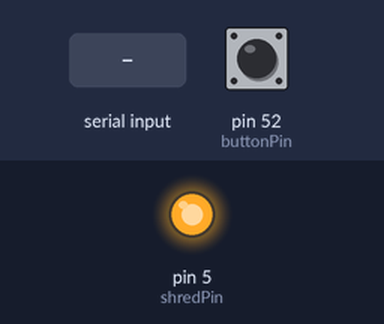
Simulated run of this sketch. Board: Arduino Mega 2560, built with avr-gcc and run on an emulated ATmega2560. On the bench: output pins drawn as LEDs (lit = HIGH). Inputs (shaded band) come from the test bench; at power-on: pin 52 (buttonPin) LOW.

Above: at 1.2 s.
1.3 s: "s" received over Serial
At 2.7 s:
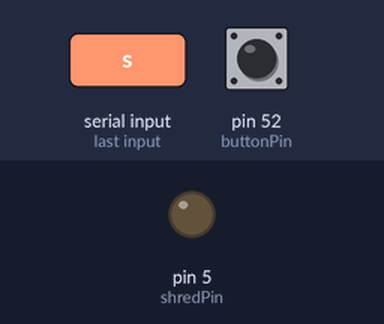
6.9 s: "t" received over Serial
At 8.2 s:
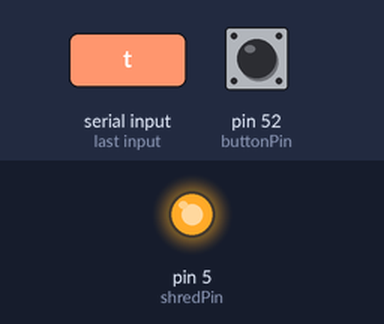
Timing chart, 0 to 9.9 s (numbered marks = the images above; inputs shaded):
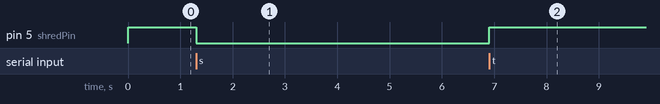

Measured:
- after the input at 1.3 s, pin 5 (shredPin): HIGH → LOW at once
- after the input at 6.9 s, pin 5 (shredPin): LOW → HIGH at once

The sketch:

from_upblind.ino
```cpp
// timer stuff
long startMillis, timerSeconds;
boolean initTimer;
boolean doStuff;
boolean buttonState;

boolean debug;
boolean arduinoTimer;


int shredPin = 5;
int buttonPin = 52;

void setup()
{
  debug = false;
  arduinoTimer = false;

  Serial.begin(9600);
  pinMode(shredPin, OUTPUT);
  pinMode(buttonPin, INPUT);
  initTimer = false;
  doStuff = false;


}

void loop()
{
  buttonState = digitalRead(buttonPin);
  if(debug) Serial.println(buttonState);

  if(buttonState){
    Serial.write('i');
    //doStuff = true;
    //Serial.println("buttonState is high!");
  }
  if(trigger() == true) doStuff = false;

  delay(5);

  if (Serial.available())
  {
    int inByte = Serial.read();

    switch (inByte) {
    case 's':     // red
      doStuff = true;
      if(debug){
        Serial.print("doStuff state is: ");
        Serial.print(doStuff);
      }
      break;
    case 't':    // green
      doStuff = false;
      if(debug){
        Serial.print("doStuff state is: ");
        Serial.print(doStuff);
      }
      break;
    case 'r':
      initTimer = false;
      break;
    }
  }
  Serial.flush();


  if(doStuff){
    digitalWrite(shredPin, LOW);

    if(arduinoTimer){
      if(!initTimer) startTimer(5);
      initTimer = true;
    }
    //Serial.println("shredding");
  }
  else{
    digitalWrite(shredPin, HIGH);
    //Serial.println("nope...");

  }


}

void startTimer(long _timerSeconds){
  timerSeconds = _timerSeconds;
  startMillis = millis();
  if(debug){
    Serial.print("timer init, statMillis: ");
    Serial.println(startMillis);
  }
}


boolean trigger(){
  if(!initTimer) return false;
  long result = millis() -startMillis;
  if(result > (timerSeconds * 1000)){
    initTimer = false;
    return true;
  }
  return false;
}
```
